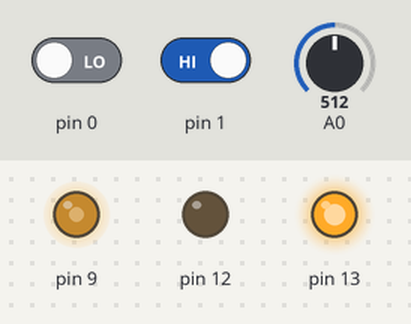
Recording of a sketch running on a simulated Arduino Uno, built with avr-gcc and run on an emulated ATmega328P. On the bench: output pins drawn as LEDs (lit = HIGH). Inputs (shaded band) come from the test bench; at power-on: A0 = 512, pin 0 LOW, pin 1 HIGH.

Above: at 1.2 s.
1.3 s: A0 set to 716
At 1.8 s:
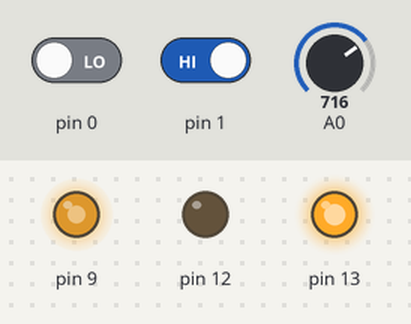
2.8 s: pin 0 driven HIGH
At 4.0 s:
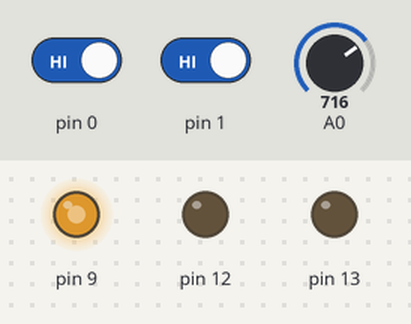
4.3 s: pin 1 driven LOW
At 5.3 s:
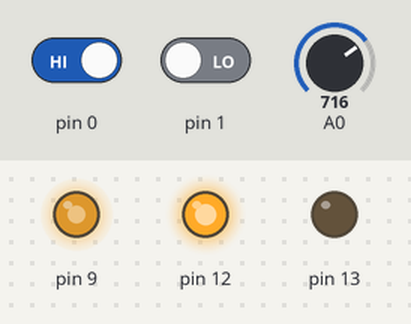
5.8 s: A0 set to 900
At 6.4 s:
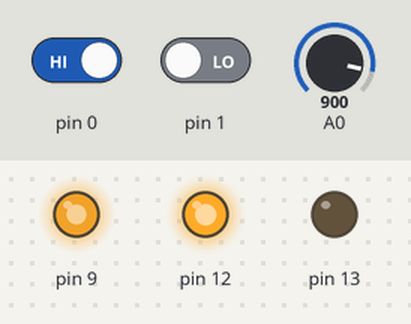
7.3 s: pin 0 driven LOW
At 8.5 s:
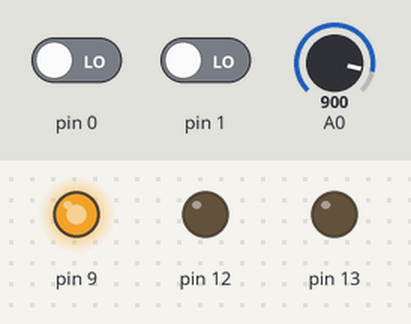
8.8 s: pin 1 driven HIGH
At 9.9 s:
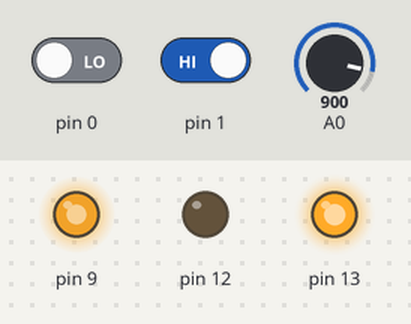
Timing chart, 0 to 11.3 s (numbered marks = the images above; inputs shaded):
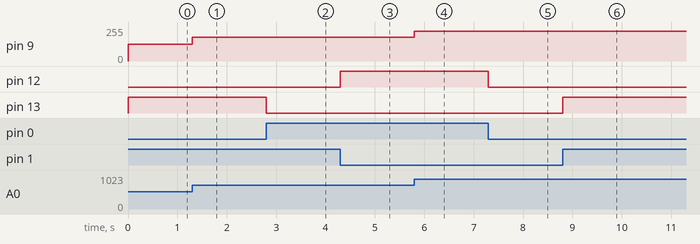

The sketch:

02-12-2022-bt3.ino
```cpp
void setup() {
  // put your setup code here, to run once:
  pinMode(13, OUTPUT);
  pinMode(12, OUTPUT);
  pinMode(0, INPUT);
  pinMode(1, INPUT);
  pinMode(9, OUTPUT);
}

void loop() {
  // put your main code here, to run repeatedly:
  int value = analogRead(A0);
  int outputValue = map(value, 0, 1023, 0, 255);
  analogWrite(9,outputValue);

  if (digitalRead(0) == 1 && digitalRead(1) == 0){
    digitalWrite(13, LOW);
    digitalWrite(12, HIGH);
  }

  if (digitalRead(1) == 1 && digitalRead(0) == 0){
    digitalWrite(13, HIGH);
    digitalWrite(12,LOW);
  }

  if (digitalRead(0) == 0 && digitalRead(1) == 0 || digitalRead(0) == 1 && digitalRead(1) == 1){
    digitalWrite(13, LOW);
    digitalWrite(12,LOW);
  }
  /*
  digitalWrite(13, LOW);
  digitalWrite(12, HIGH);
  delay(5000);
  digitalWrite(13, HIGH);
  digitalWrite(12,LOW);
  delay(5000);
  */
}
//
//nut 1 dong co chay
//nut 2 dong co chay nguoc
```

Measured:
- after the input at 1.3 s, pin 9: 127/255 → 178/255 at once
- after the input at 2.8 s, pin 13: HIGH → LOW at once
- after the input at 4.3 s, pin 12: LOW → HIGH at once
- after the input at 5.8 s, pin 9: 178/255 → 224/255 at once
- after the input at 7.3 s, pin 12: HIGH → LOW at once
- after the input at 8.8 s, pin 13: LOW → HIGH at once
